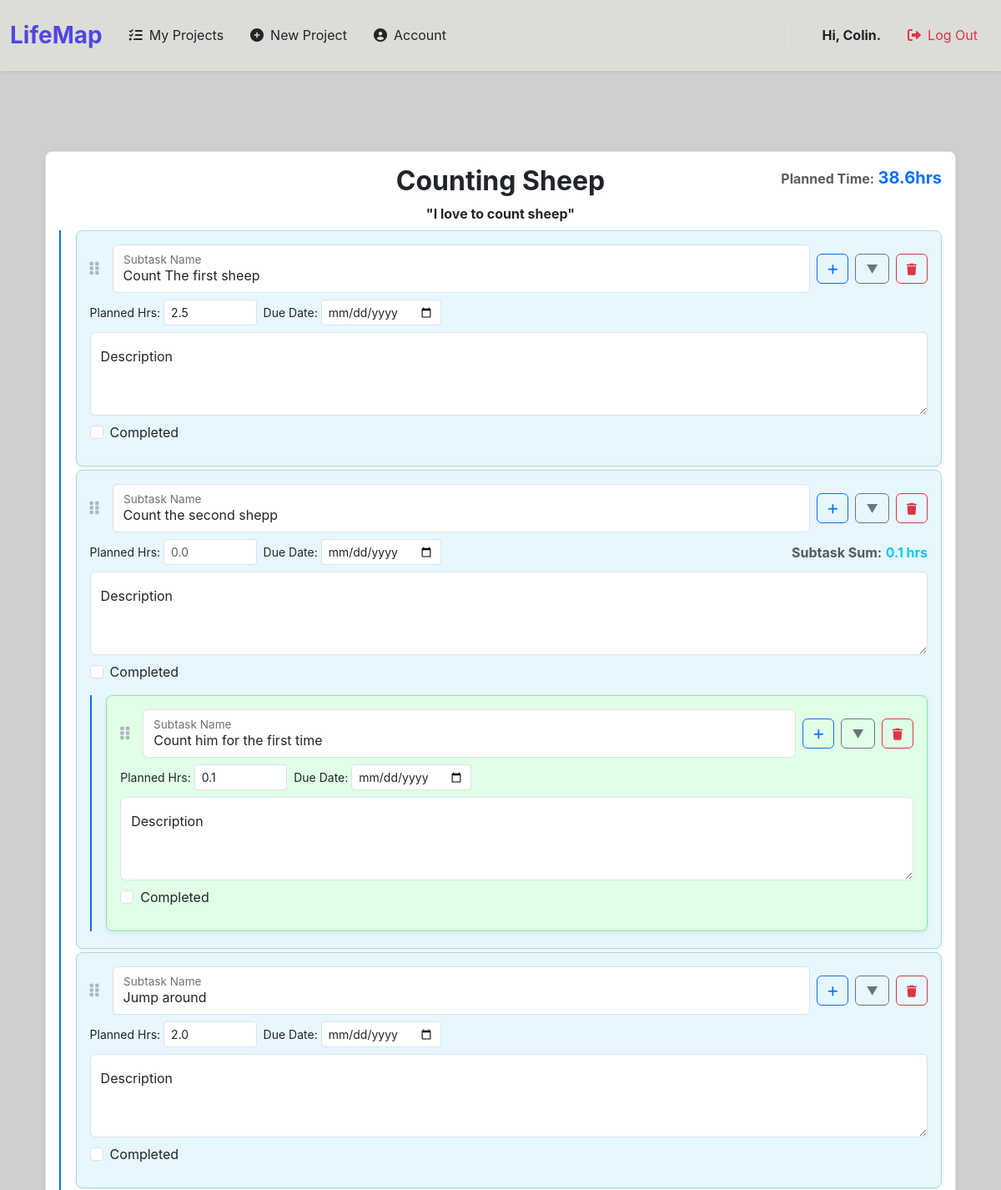
Before: /details/9 (signed in, upper part) with the older database file.
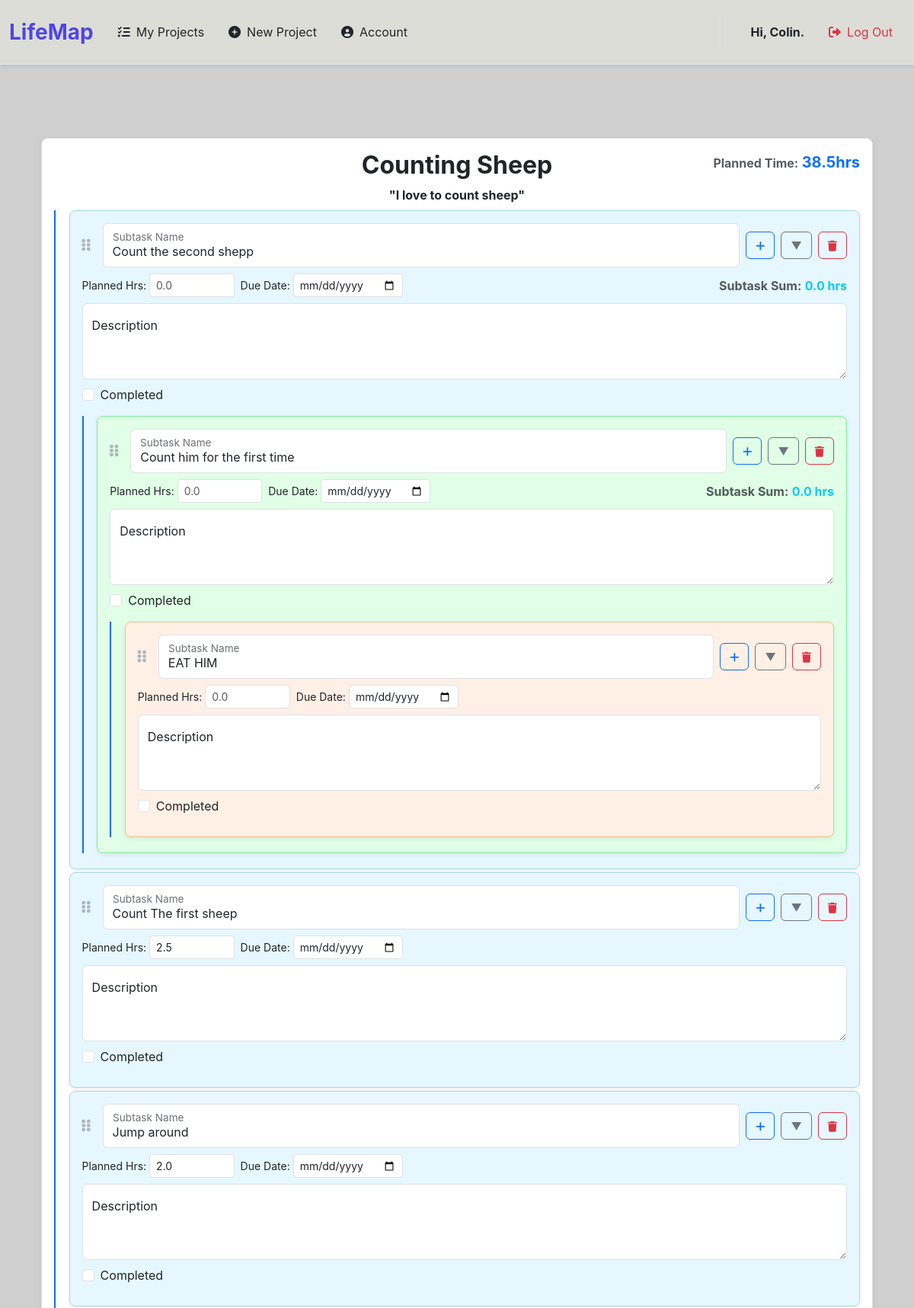
After: the same page with the newer database file.
### tables this page shows
CREATE TABLE users (
    user_id INTEGER PRIMARY KEY AUTOINCREMENT,
    username TEXT NOT NULL UNIQUE,
    email TEXT UNIQUE,
    password_hash TEXT NOT NULL
);

CREATE TABLE projects (
    project_id INTEGER PRIMARY KEY AUTOINCREMENT,
    user_id INTEGER NOT NULL,
    name TEXT NOT NULL,
    description TEXT,
    start_date TEXT,
    end_date TEXT,
    FOREIGN KEY (user_id) REFERENCES users (user_id)
);

CREATE TABLE work_items (
    item_id INTEGER PRIMARY KEY AUTOINCREMENT,
    project_id INTEGER NOT NULL,
    parent_item_id INTEGER,
    name TEXT NOT NULL,
    description TEXT,
    due_date DATE,
    is_completed INTEGER DEFAULT 0,
    priority INTEGER DEFAULT 0,
    status TEXT DEFAULT 'To Do',
    assigned_to_user_id INTEGER,
    display_order INTEGER DEFAULT 0,
    planned_hours REAL, -- <--- Changed to REAL (or INTEGER) and removed NOT NULL
    created_at DATETIME DEFAULT CURRENT_TIMESTAMP,
    updated_at DATETIME DEFAULT CURRENT_TIMESTAMP,
    FOREIGN KEY (project_id) REFERENCES projects(project_id) ON DELETE CASCADE,
    FOREIGN KEY (parent_item_id) REFERENCES work_items(item_id) ON DELETE CASCADE,
    FOREIGN KEY (assigned_to_user_id) REFERENCES users(user_id) ON DELETE SET NULL
);

### app.py (the view)
@app.route("/details/<int:project_id>")
@login_required
def tasks(project_id):
    user_id = session["user_id"]
    conn = get_db()
    cursor = conn.cursor()
    cursor.execute("""SELECT name, description FROM projects WHERE user_id = ? AND project_id = ?""", (user_id, project_id))
    project_details = cursor.fetchone()
    if project_details is None:
        return error_page("Project not found or you are not authorized.", 404)
    project_name = project_details["name"]
    cursor.execute("""SELECT * FROM work_items WHERE project_id = ?""", (project_id,))
    tasks_flat_list = cursor.fetchall()
    tree = build_task_tree(tasks_flat_list)
    return render_template(
        'tasks.html',
        tasks=tree,
        project_id=project_id,
        project_name=project_name,
        username=get_username(user_id),
        project_details=project_details)

### app.py (called while the page is built)
def get_db():
    if 'lifemap_db' not in g:
        g.lifemap_db = sqlite3.connect("LifeMap.db")
        g.lifemap_db.row_factory = sqlite3.Row
    return g.lifemap_db

def login_required(f):
    @wraps(f)
    def decorated_function(*args, **kwargs):
        if session.get("user_id") is None:
            return redirect("/login")
        return f(*args, **kwargs)
    return decorated_function

def get_username(user_id):
    conn = get_db()
    cursor = conn.cursor()
    cursor.execute("""SELECT username FROM users WHERE user_id = ?""", (user_id,))
    username_row = cursor.fetchone()
    return username_row[0] if username_row else None

@app.after_request
def after_request(response):
    response.headers["Cache-Control"] = "no-cache, no-store, must-revalidate"
    response.headers["Expires"] = 0
    response.headers["Pragma"] = "no-cache"
    return response

### templates/tasks.html (shortened to what this page needs)
{% extends "layout.html" %}
{% block username %}
    <div class="fs-6 fw-bold">Hi, {{username}}.</div>
{% endblock %}
{% block main %}
    <div class="container-fluid mt-5">
        <form id="task-manager-form" method="POST">
            <div class="task-list">
                {% macro render_task_item(task, level=0) %}
                    <div class="card subtask-level-{{ level }} mb-1 {% if task.is_completed %}completed-task{% endif %}"
                         data-item-id="{{ task.item_id }}"
                         data-parent-item-id="{{ task.parent_item_id if task.parent_item_id is defined else '' }}"
                         data-level="{{ level }}">
                        <div class="card-body">
                            <div class="task-header">
                                {% if level > 0 %}
                                    <span class="drag-handle"><i class="fa-solid fa-grip-vertical"></i></span>
                                    <div class="form-floating flex-grow-1">
                                        <input type="text" class="form-control" id="name_{{ task.item_id | replace('.', '_') }}" name="name_{{ task.item_id | replace('.', '_') }}" value="{{ task.name }}" placeholder="Subtask Name">
                                        <label for="name_{{ task.item_id | replace('.', '_') }}">Subtask Name</label>
                                    </div>
                                {% else %}
                                    <h2 class="mb-0 fs-15 fw-bold project-name-centered">{{ project_name }}</h2>
                                    <div class="mb-2 text-end ms-auto">
                                        <strong class="text-muted">Planned Time:</strong>
                                        <span class="fs-5 fw-bold text-primary">
                                            {{ "%.1f" | format(task.calculated_planned_hours) if task.calculated_planned_hours is not none else "N/A" }}hrs
                                        </span>
                                    </div>
                                {% endif %}
                                {% if level > 0 %}
                                    <button type="button" class="btn btn-sm btn-outline-primary add-subtask-btn"><i class="fa-solid fa-plus"></i></button>
                                    <button type="button" class="btn btn-sm btn-outline-secondary toggle-subtasks-btn"><span class="collapse-icon">&#9660;</span></button>
                                    <button type="button" class="btn btn-sm btn-outline-danger delete-task-btn"><i class="fa-solid fa-trash"></i></button>
                                {% endif %}
                            </div>
                            {% if level > 0 %}
                                <div class="task-options mb-1 d-flex flex-wrap align-items-center gap-2">
                                    <div class="d-flex align-items-center gap-1" style="max-width: 200px;">
                                        <label for="planned_hours_{{ task.item_id | replace('.', '_') }}" class="form-label small mb-0 text-nowrap">Planned Hrs:</label>
                                        <input type="number" min="0" step="0.1" class="form-control form-control-sm flex-grow-1"
                                               id="planned_hours_{{ task.item_id | replace('.', '_') }}"
                                               name="planned_hours_{{ task.item_id | replace('.', '_') }}"
                                               value="{{ task.planned_hours if task.planned_hours is not none else '' }}"
                                               placeholder="0.0">
                                    </div>
                                    {% if task.due_date is defined %}
                                    <div class="d-flex align-items-center gap-1" style="max-width: 200px;">
                                        <label for="due_date_{{ task.item_id | replace('.', '_') }}" class="form-label small mb-0 text-nowrap">Due Date:</label>
                                        <input type="date" class="form-control form-control-sm flex-grow-1" id="due_date_{{ task.item_id | replace('.', '_') }}" name="due_date_{{ task.item_id | replace('.', '_') }}" value="{{ task.due_date }}">
                                    </div>
                                    {% endif %}
                                    {% if task.subtasks %}
                                    <div class="text-end ms-auto">
                                        <strong class="text-muted">Subtask Sum:</strong>
                                        <span class="fs-6 fw-bold text-info">
                                            {{ "%.1f" | format(task.calculated_planned_hours) if task.calculated_planned_hours is not none else "N/A" }} hrs
                                        </span>
                                    </div>
                                    {% endif %}
                                    <div class="form-floating flex-grow-1 w-100">
                                        <textarea class="form-control" placeholder="Description" id="description_{{ task.item_id | replace('.', '_') }}" name="description_{{ task.item_id | replace('.', '_') }}" style="height: 100px;">{{ task.description }}</textarea>
                                        <label for="description_{{ task.item_id | replace('.', '_') }}">Description</label>
                                    </div>
                                    <div class="form-check mb-2">
                                        <input type="checkbox" class="form-check-input completed-checkbox" id="is_completed_{{ task.item_id | replace('.', '_') }}" name="is_completed_{{ task.item_id | replace('.', '_') }}" {% if task.is_completed %}checked{% endif %}>
                                        <label class="form-check-label" for="is_completed_{{ task.item_id | replace('.', '_') }}">Completed</label>
                                    </div>
                                </div>
                            {% else %}
                                <div class="task-options mb-1 mx-auto fs-6 fw-bold i">
                                    "{{ project_details.description }}"
                                </div>
                            {% endif %}
                            {% if task.subtasks %}
                            <div class="subtask-list">
                                {% for subtask in task.subtasks %}
                                    {{ render_task_item(subtask, level + 1) }}
                                {% endfor %}
                            </div>
                            {% endif %}
                        </div>
                    </div>
                {% endmacro %}
                {% for task in tasks %}
                    {{ render_task_item(task, 0) }}
                {% endfor %}
            </div>
        </form>
    </div>
{% endblock %}

### templates/layout.html (shortened to what this page needs)
<!DOCTYPE html>
<html lang="en">
<head>
    <link href="https://cdn.jsdelivr.net/npm/bootstrap@5.3.3/dist/css/bootstrap.min.css" rel="stylesheet" xintegrity="sha384-QWTKZyjpPEjISv5WaRU9OFeRpok6YctnYmDr5pNlyT2bRjXh0JMhjY6hW+ALEwIH">
    <link href="https://cdnjs.cloudflare.com/ajax/libs/font-awesome/6.0.0-beta3/css/all.min.css" rel="stylesheet">
</head>
<body id="bg" class="d-flex flex-column min-vh-100">
    <nav id="bgg" class="navbar navbar-expand-md navbar-light shadow-sm border-bottom py-3">
        <div class="container-fluid">
            <a class="navbar-brand text-gradient fs-3 fw-bolder" href="/">
                LifeMap
            </a>
            <div class="collapse navbar-collapse" id="navbarCollapse">
                {% if session["user_id"] %}
                    <ul class="navbar-nav me-auto mb-2 mb-md-0">
                        <li class="nav-item"><a class="nav-link text-dark py-2 px-3 d-flex align-items-center" href="/projects"><i class="fas fa-list-check me-2"></i> My Projects</a></li>
                        <li class="nav-item"><a class="nav-link text-dark py-2 px-3 d-flex align-items-center" href="/newProject"><i class="fas fa-plus-circle me-2"></i> New Project</a></li>
                        <li class="nav-item"><a class="nav-link text-dark py-2 px-3 d-flex align-items-center" href="/account"><i class="fas fa-user-circle me-2"></i> Account</a></li>
                    </ul>
                    <ul class="navbar-nav ms-auto mb-2 mb-md-0 border-start border-md-0 border-gray-200 ps-md-4">
                        <li class="py-2 px-3 d-flex align-items-center">{% block username %}{% endblock%}</li>
                        <li class="nav-item"><a class="nav-link text-danger py-2 px-3 d-flex align-items-center" href="/logout"><i class="fas fa-sign-out-alt me-2"></i> Log Out</a></li>
                    </ul>
                {% endif %}
            </div>
        </div>
    </nav>
    <main class="flex-grow-1 container-xl py-5 text-center">
        {% block main %}{% endblock %}
    </main>
</body>
</html>

### templates/layout.html (style rules this page uses)
body { font-family: 'Inter', sans-serif; background-color: #f8f9fa; display: flex; flex-direction: column; min-height: 100vh; }
.text-gradient { color: #4f46e5; font-weight: bold; }
.navbar-nav .nav-link { transition: background-color 0.2s ease-in-out, color 0.2s ease-in-out; }
#bg { background-color: #cfcfcf }
#bgg { background-color:rgb(221, 221, 215) }

### templates/tasks.html (style rules this page uses)
body { font-family: 'Inter', sans-serif; background-color: #f8f9fa; }
.drag-handle { cursor: grab; color: #adb5bd; margin-right: 8px; font-size: 1.1rem; }
.task-header { display: flex; align-items: center; position: relative; gap: 0.5rem; margin-bottom: 0.5rem; flex-wrap: wrap; }
.project-name-centered { position: absolute; left: 50%; transform: translateX(-50%); z-index: 1; width: fit-content; white-space: nowrap; }
.task-header > .mb-2.text-end.ms-auto { margin-left: auto; position: relative; z-index: 2; }
.task-header h2 + .mb-2 { margin-left: auto !important; }
.task-header input[type="text"], .task-header input[type="date"] { flex-grow: 1; min-width: 120px; border-radius: 0.375rem; }
.task-options { margin-bottom: 0.75rem; }
.subtask-list { padding-left: 1.1rem; border-left: 2px solid #0d6efd; margin-top: 0.5rem; min-height: 10px; }
.card { border-radius: 0.5rem; box-shadow: 0 2px 6px rgba(0, 0, 0, 0.075); transition: transform 0.2s ease-in-out; margin-bottom: 0.75rem; }
.card-body { padding: 1rem; }
.btn { border-radius: 0.375rem; font-weight: 500; transition: all 0.2s ease-in-out; padding: 0.4rem 0.75rem; }
.subtask-level-0 { background-color: #ffffff; border: 1px solid #e0e0e0; }
.subtask-level-1 { background-color: #e6f7ff; border: 1px solid #a8dadc; }
.subtask-level-2 { background-color: #e0ffe6; border: 1px solid #80ed99; }
.subtask-level-3 { background-color: #fff0e6; border: 1px solid #ffba80; }

Changed rows visible on the page:
computed for work_items (number 1 of 6 on the later page): calculated_planned_hours "38.6" → "38.5"
shown differently, row unchanged: work_items "Count the second shepp": calculated_planned_hours "0.1" → "0.0"; moves up the list
changed work_items "Count him for the first time": planned_hours "0.1" → (not shown); calculated_planned_hours (not shown) → "0.0"
added work_items: name "EAT HIM", item_id "Description", shown under "0.0"
